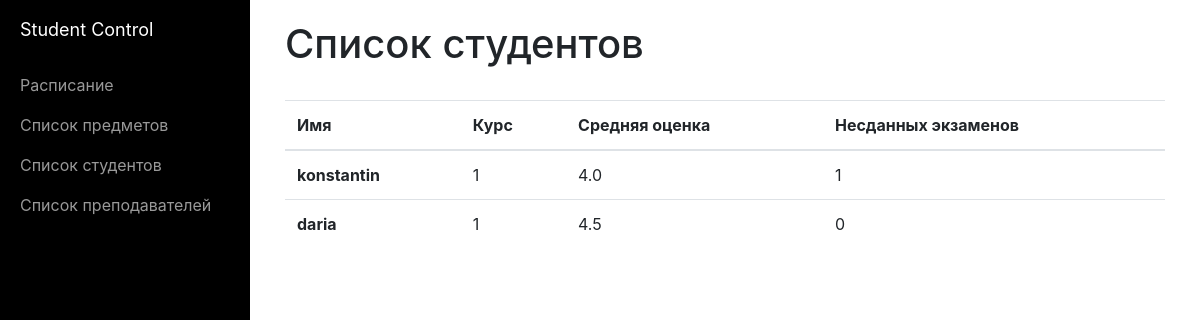
The page /students/ on the database its author committed.
### student_control_app/models.py (models this page shows, shortened)
class Student(models.Model):
    COURSES = (
        (1, 'First'),
        (2, 'Second'),
        (3, 'Third'),
        (4, 'Fourth'),
        (5, 'Five'),
        (6, 'Six'),
    )
    name = models.CharField(max_length=30)
    course = models.PositiveSmallIntegerField(choices=COURSES, default=1)
    subjects = models.ManyToManyField(Subject)
    def get_average_mark(self):
        marks = Mark.objects.filter(student=self)
        average_mark = 0
        if len(marks) == 0:
            return 0
        for mark in marks:
            average_mark += mark.value
        average_mark = average_mark * 1.00 / len(marks) * 1.00
        return '%.1f' % round(average_mark, 1)
    def get_bad_marks(self):
        marks = Mark.objects.filter(student=self)
        bad_marks = 0
        for mark in marks:
            if mark.value < 3:
                bad_marks += 1
        return bad_marks

class Mark(models.Model):
    value = models.PositiveSmallIntegerField(default=3)
    activity = models.ForeignKey(Activity)
    student = models.ForeignKey(Student)

### student_control_app/views.py (the view)
# urls.py: url(r'^students/', students, name='students_list'),
def students(request):
    students = Student.objects.all()
    return render(request, 'student_list.html', {'students': students})

### student_control_app/templates/student_list.html
{% extends "index.html" %}
{% block content %}
    <h1>Список студентов</h1>
    <br>
    <table class="table">
        <thead>
        <tr>
            <th scope="col">Имя</th>
            <th scope="col">Курс</th>
            <th scope="col">Средняя оценка</th>
            <th scope="col">Несданных экзаменов</th>
        </tr>
        </thead>
        <tbody>
        {% for student in students %}
            <tr>
                <th scope="row">{{ student.name }}</th>
                <td>{{ student.course }}</td>
                <td>{{ student.get_average_mark }}</td>
                <td>{{ student.get_bad_marks }}</td>
            </tr>
        {% endfor %}
        </tbody>
    </table>
{% endblock %}

### student_control_app/static/css/simple-sidebar.css (style rules this page uses)
body { overflow-x: hidden; }

### rows shown on the page
Student: name "konstantin", course "1", get_average_mark "4.0", get_bad_marks "1"
Student: name "daria", course "1", get_average_mark "4.5", get_bad_marks "0"
